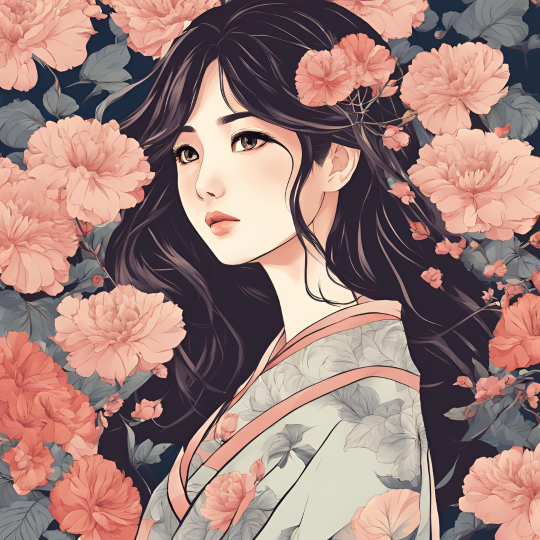
#> input picture Python Project/Beauty.png, 1080 x 1080 px, found by its file name (shown at 1/2 size)
$ python image-resizer.py
#> lines starting #> are read from the running program, lines starting #| are printed output that depends on the picture
import cv2
#Configurable Parameters
source = "beauty.png"
destination = "New_Image.jpeg"
scale_parcentage = 10

#main code
src = cv2.imread(source,cv2.IMREAD_UNCHANGED)
#> src is the input picture: shape (1080, 1080, 4); mean B, G, R, A 120.9, 126.3, 157.3, 255
#cv2.imshow("title",src)

new_width=int(src.shape[1]*scale_parcentage/100)
#> new_width = 108
new_height=int(src.shape[0]*scale_parcentage/100)
#> new_height = 108

output = cv2.resize(src,(new_width,new_height))
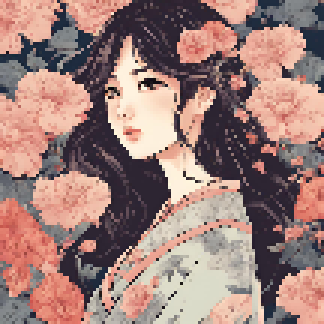
#> output: shape (108, 108, 4) (shown 3 times larger); mean B, G, R, A 121.2, 126.6, 157.6, 255

cv2.imwrite(destination,output)
